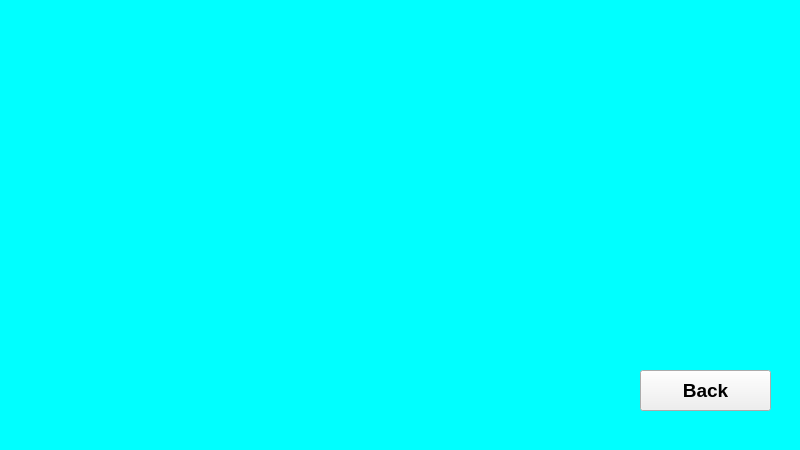
<?xml version="1.0" encoding="UTF-8"?>
<ui version="4.0">
 <class>yellowUI</class>
 <widget class="QMainWindow" name="yellowUI">
  <property name="geometry">
   <rect>
    <x>0</x>
    <y>0</y>
    <width>800</width>
    <height>450</height>
   </rect>
  </property>
  <property name="windowTitle">
   <string>MainWindow</string>
  </property>
  <property name="styleSheet">
   <string notr="true">QMainWindow {
	border-image: url(:/pic/resource/4.png);
background-color: rgb(0, 255, 255); 
}
</string>
  </property>
  <widget class="QWidget" name="centralwidget">
   <widget class="QPushButton" name="buttonBack">
    <property name="geometry">
     <rect>
      <x>640</x>
      <y>370</y>
      <width>131</width>
      <height>41</height>
     </rect>
    </property>
    <property name="font">
     <font>
      <pointsize>14</pointsize>
      <weight>75</weight>
      <bold>true</bold>
     </font>
    </property>
    <property name="text">
     <string>Back</string>
    </property>
   </widget>
  </widget>
 </widget>
 <resources>
  <include location="picture.qrc"/>
 </resources>
 <connections/>
</ui>
